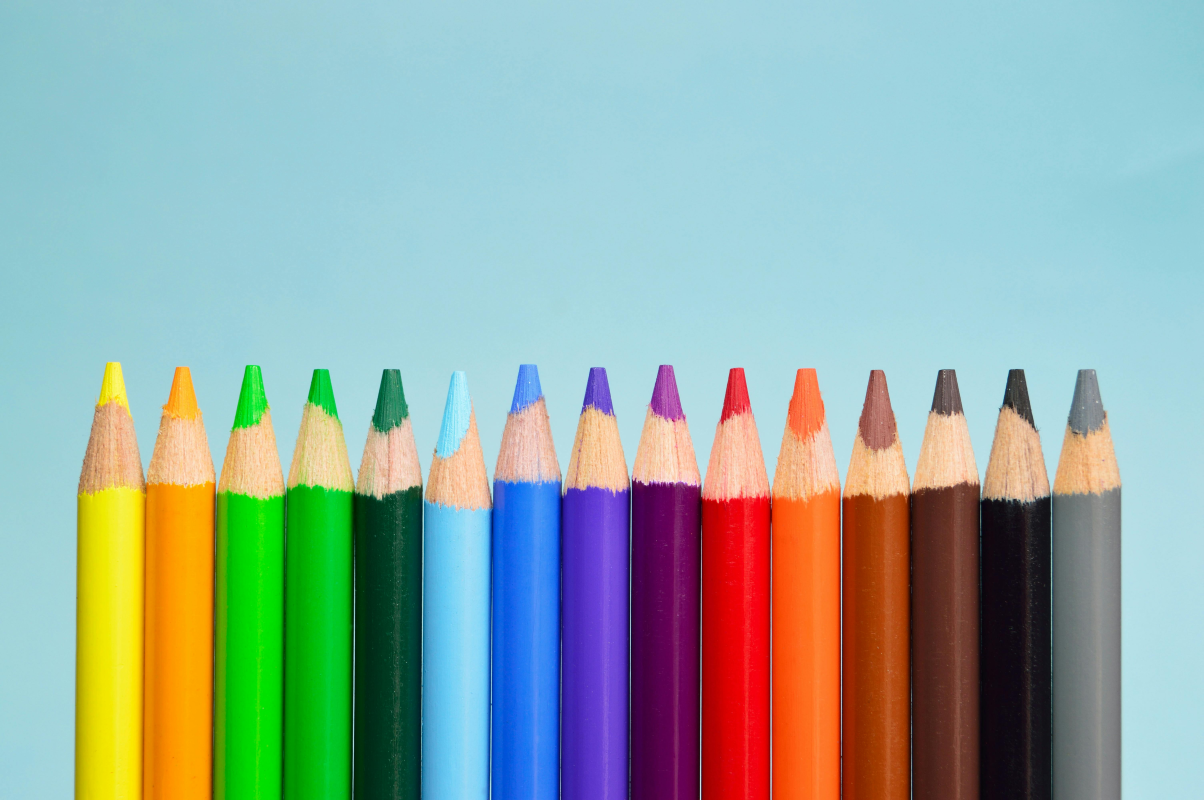
#> input picture Laboratorio 3/Es-01/pastelli.jpeg, 6016 x 4000 px (shown at 1/5 size)
$ python main.py
#> lines starting #> are read from the running program, lines starting #| are printed output that depends on the picture
import cv2
import matplotlib.pyplot as plt
import numpy as np


FIGURE_ROWS = 2
FIGURE_COLS = 3


def printImg(img, subplot, title):
	plt.subplot(FIGURE_ROWS, FIGURE_COLS, subplot)
	plt.imshow(img)
	plt.title(title)
	plt.axis(False)


def main():
	img = cv2.imread("./pastelli.jpeg")
#> img is the input picture: shape (4000, 6016, 3); mean B, G, R 163.3, 171, 147.4

	printImg(img, 1, "Immagine originale")

	pixels = img[1700:2700, 300:5675]
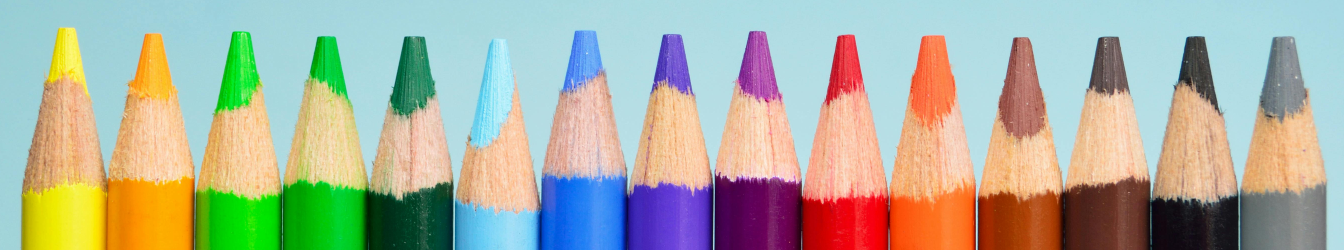
#> pixels: shape (1000, 5375, 3) (shown at 1/4 size); mean B, G, R 157.7, 175.4, 171.6
	printImg(pixels, 2, "Sottoinsieme di pixel")

	printImg(cv2.cvtColor(pixels, cv2.COLOR_BGR2RGB), 3, "Pixel convertiti in RGB")

	printImg(cv2.cvtColor(pixels, cv2.COLOR_BGR2HSV), 4, "Pixel convertiti in HSV")

	pixels[:, :, 2] = np.zeros((pixels.shape[0], pixels.shape[1]))
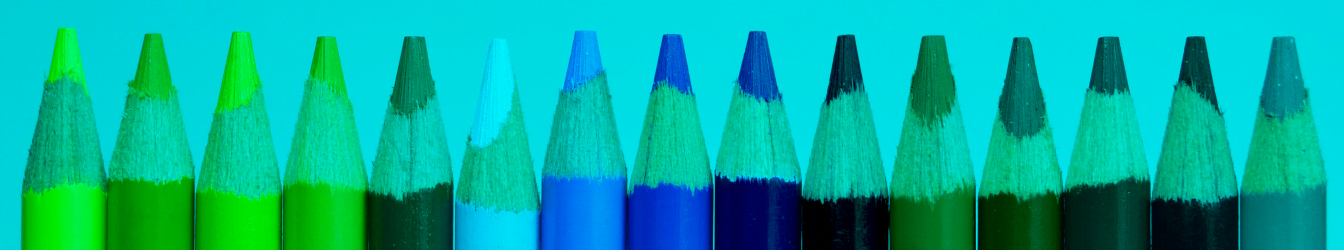
#> pixels: shape (1000, 5375, 3) (shown at 1/4 size); mean B, G, R 157.7, 175.4, 0
	printImg(cv2.cvtColor(pixels, cv2.COLOR_BGR2RGB), 5, "Pixel con R=0 (RGB)")

	pixels[:, :, 2] = 255 * np.ones((pixels.shape[0], pixels.shape[1]))
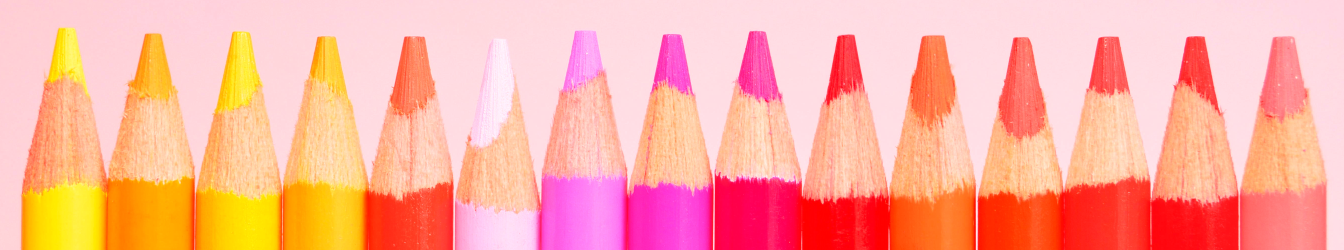
#> pixels: shape (1000, 5375, 3) (shown at 1/4 size); mean B, G, R 157.7, 175.4, 255
	printImg(cv2.cvtColor(pixels, cv2.COLOR_BGR2RGB), 6, "Pixel con R=255 (RGB)")

	plt.show()
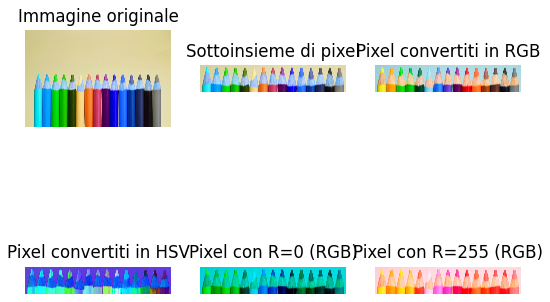
#> figure drawn by matplotlib, 6 panels; B, G, R data is drawn as R, G, B


if __name__ == "__main__":
	main()
